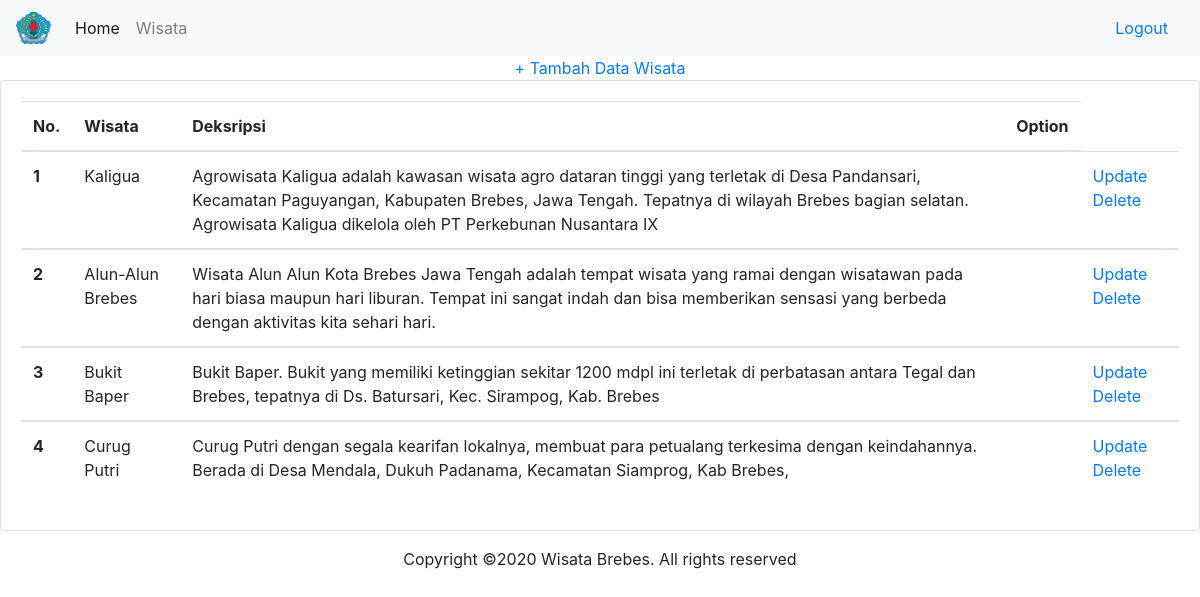
The app's page /admin/wisata.php with its own data.
### tables this page shows
CREATE TABLE `wisata` (
  `id` int(11) NOT NULL,
  `nama` varchar(50) NOT NULL,
  `deskripsi` varchar(500) NOT NULL
);

### admin/wisata.php (the view, shortened to what this page needs)
<?php
include "header.php";
?>
<div align="center">
    <a href="insert.php" class="tambah" align="center">+ Tambah Data Wisata</a>
</div>
<div class="card" align="center">
    <div class="card-body">
        <table class="table">
            <thead>
                <tr>
                    <th scope="col">No.</th>
                    <th scope="col">Wisata</th>
                    <th scope="col">Deksripsi</th>
                    <th scope="col">Option</th>
                </tr>
                <?php
                include 'koneksi.php';
                $wisata = mysqli_query($koneksi, "SELECT * FROM wisata");
                $no = 1;
                while ($d = mysqli_fetch_array($wisata)) {
                ?>
            </thead>
            <tbody>
                <tr>
                    <th scope="row"><?php echo $no++; ?></th>
                    <td><?php echo $d['nama']; ?></td>
                    <td><?php echo $d['deskripsi']; ?></td>
                    <td>
                    <td>
                        <a href="edit.php?id=<?php echo $d['id']; ?>">Update</a>
                        <a href="delete.php?id=<?php echo $d['id']; ?>"> Delete</a>
                    </td>
                </tr>
            <?php
                }
            ?>
            </tbody>
        </table>
    </div>
</div>
<?php
include "footer.php";
?>

### records on screen
wisata: nama "Kaligua", deskripsi "Agrowisata Kaligua adalah kawasan wisata agro dataran tinggi yang terletak di Desa Pandansari, Kecamatan Paguyangan, Kabupaten Brebes, Jawa Tengah. Tepatnya di wilayah Brebes bagian selatan. Agrowisata Kaligua dikelola oleh PT Perkebunan Nusantara IX"
wisata: nama "Alun-Alun Brebes", deskripsi "Wisata Alun Alun Kota Brebes Jawa Tengah adalah tempat wisata yang ramai dengan wisatawan pada hari biasa maupun hari liburan. Tempat ini sangat indah dan bisa memberikan sensasi yang berbeda dengan aktivitas kita sehari hari."
wisata: nama "Bukit Baper", deskripsi "Bukit Baper. Bukit yang memiliki ketinggian sekitar 1200 mdpl ini terletak di perbatasan antara Tegal dan Brebes, tepatnya di Ds. Batursari, Kec. Sirampog, Kab. Brebes"
wisata: nama "Curug Putri", deskripsi "Curug Putri dengan segala kearifan lokalnya, membuat para petualang terkesima dengan keindahannya. Berada di Desa Mendala, Dukuh Padanama, Kecamatan Siamprog, Kab Brebes,"
